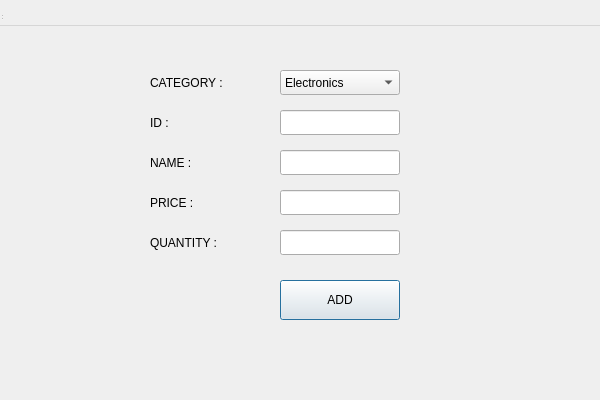
<?xml version="1.0" encoding="UTF-8"?>
<ui version="4.0">
 <class>prod_addClass</class>
 <widget class="QDialog" name="prod_addClass">
  <property name="geometry">
   <rect>
    <x>0</x>
    <y>0</y>
    <width>600</width>
    <height>400</height>
   </rect>
  </property>
  <property name="windowTitle">
   <string>STORE MANAGEMENT SYSTEM</string>
  </property>
  <property name="windowIcon">
   <iconset>
    <normaloff>icon.png</normaloff>icon.png</iconset>
  </property>
  <widget class="QWidget" name="centralWidget" native="true">
   <property name="geometry">
    <rect>
     <x>70</x>
     <y>20</y>
     <width>410</width>
     <height>350</height>
    </rect>
   </property>
   <widget class="QLabel" name="label">
    <property name="geometry">
     <rect>
      <x>80</x>
      <y>50</y>
      <width>120</width>
      <height>25</height>
     </rect>
    </property>
    <property name="text">
     <string>CATEGORY : </string>
    </property>
   </widget>
   <widget class="QLabel" name="label_2">
    <property name="geometry">
     <rect>
      <x>80</x>
      <y>90</y>
      <width>120</width>
      <height>25</height>
     </rect>
    </property>
    <property name="text">
     <string>ID :</string>
    </property>
   </widget>
   <widget class="QLabel" name="label_3">
    <property name="geometry">
     <rect>
      <x>80</x>
      <y>130</y>
      <width>120</width>
      <height>25</height>
     </rect>
    </property>
    <property name="text">
     <string>NAME :</string>
    </property>
   </widget>
   <widget class="QLabel" name="label_4">
    <property name="geometry">
     <rect>
      <x>80</x>
      <y>170</y>
      <width>120</width>
      <height>25</height>
     </rect>
    </property>
    <property name="text">
     <string>PRICE :</string>
    </property>
   </widget>
   <widget class="QLabel" name="label_5">
    <property name="geometry">
     <rect>
      <x>80</x>
      <y>210</y>
      <width>120</width>
      <height>25</height>
     </rect>
    </property>
    <property name="text">
     <string>QUANTITY :</string>
    </property>
   </widget>
   <widget class="QLineEdit" name="id">
    <property name="geometry">
     <rect>
      <x>210</x>
      <y>90</y>
      <width>120</width>
      <height>25</height>
     </rect>
    </property>
   </widget>
   <widget class="QLineEdit" name="name">
    <property name="geometry">
     <rect>
      <x>210</x>
      <y>130</y>
      <width>120</width>
      <height>25</height>
     </rect>
    </property>
   </widget>
   <widget class="QLineEdit" name="price">
    <property name="geometry">
     <rect>
      <x>210</x>
      <y>170</y>
      <width>120</width>
      <height>25</height>
     </rect>
    </property>
   </widget>
   <widget class="QLineEdit" name="qty">
    <property name="geometry">
     <rect>
      <x>210</x>
      <y>210</y>
      <width>120</width>
      <height>25</height>
     </rect>
    </property>
   </widget>
   <widget class="QPushButton" name="add_button">
    <property name="geometry">
     <rect>
      <x>210</x>
      <y>260</y>
      <width>120</width>
      <height>40</height>
     </rect>
    </property>
    <property name="text">
     <string>ADD</string>
    </property>
   </widget>
   <widget class="QComboBox" name="comboBox">
    <property name="geometry">
     <rect>
      <x>210</x>
      <y>50</y>
      <width>120</width>
      <height>25</height>
     </rect>
    </property>
    <item>
     <property name="text">
      <string>Electronics</string>
     </property>
    </item>
    <item>
     <property name="text">
      <string>Grocery</string>
     </property>
    </item>
    <item>
     <property name="text">
      <string>Clothing</string>
     </property>
    </item>
   </widget>
  </widget>
  <widget class="QMenuBar" name="menuBar">
   <property name="geometry">
    <rect>
     <x>0</x>
     <y>0</y>
     <width>600</width>
     <height>26</height>
    </rect>
   </property>
  </widget>
  <widget class="QToolBar" name="mainToolBar">
   <property name="geometry">
    <rect>
     <x>0</x>
     <y>0</y>
     <width>4</width>
     <height>14</height>
    </rect>
   </property>
  </widget>
  <widget class="QStatusBar" name="statusBar">
   <property name="geometry">
    <rect>
     <x>0</x>
     <y>0</y>
     <width>3</width>
     <height>21</height>
    </rect>
   </property>
  </widget>
 </widget>
 <layoutdefault spacing="6" margin="11"/>
 <resources/>
 <connections/>
</ui>
